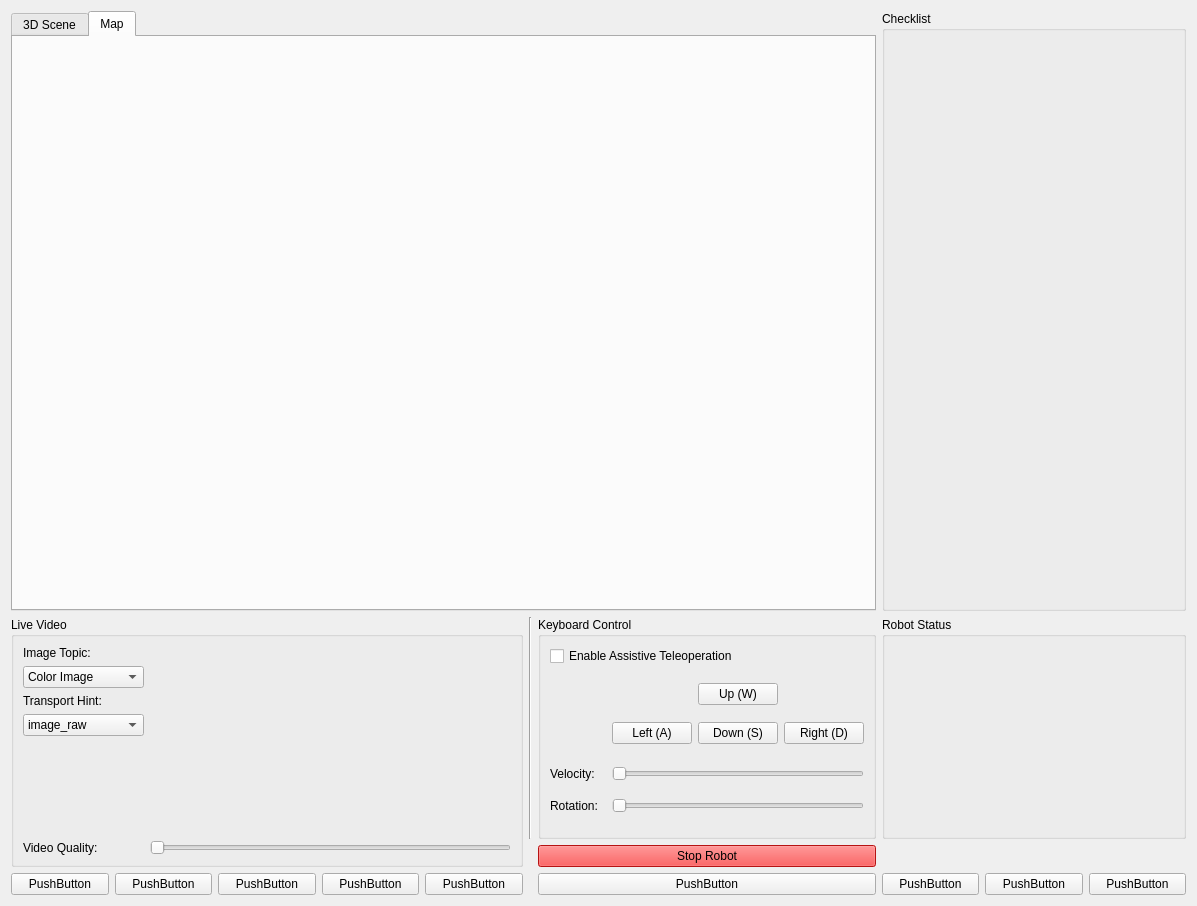
<?xml version="1.0" encoding="UTF-8"?>
<ui version="4.0">
 <class>RvizGui</class>
 <widget class="QWidget" name="RvizGui">
  <property name="geometry">
   <rect>
    <x>0</x>
    <y>0</y>
    <width>1197</width>
    <height>906</height>
   </rect>
  </property>
  <property name="windowTitle">
   <string>Health Care Robotic System</string>
  </property>
  <layout class="QGridLayout" name="gridLayout">
   <item row="8" column="6">
    <widget class="QPushButton" name="pushButton_17">
     <property name="text">
      <string>PushButton</string>
     </property>
    </widget>
   </item>
   <item row="5" column="0" rowspan="3" colspan="5">
    <widget class="QGroupBox" name="gb_livevideo">
     <property name="title">
      <string>Live Video</string>
     </property>
     <layout class="QGridLayout" name="gridLayout_3">
      <item row="0" column="0" rowspan="2">
       <layout class="QVBoxLayout" name="verticalLayout_2">
        <item>
         <widget class="QLabel" name="label_3">
          <property name="text">
           <string>Image Topic:</string>
          </property>
         </widget>
        </item>
        <item>
         <widget class="QComboBox" name="cbImageTopic">
          <item>
           <property name="text">
            <string>Color Image</string>
           </property>
          </item>
          <item>
           <property name="text">
            <string>Mono Image</string>
           </property>
          </item>
         </widget>
        </item>
        <item>
         <widget class="QLabel" name="label_4">
          <property name="text">
           <string>Transport Hint:</string>
          </property>
         </widget>
        </item>
        <item>
         <widget class="QComboBox" name="cbTransHint">
          <item>
           <property name="text">
            <string>image_raw</string>
           </property>
          </item>
          <item>
           <property name="text">
            <string>theora</string>
           </property>
          </item>
         </widget>
        </item>
        <item>
         <spacer name="verticalSpacer">
          <property name="orientation">
           <enum>Qt::Vertical</enum>
          </property>
          <property name="sizeHint" stdset="0">
           <size>
            <width>20</width>
            <height>40</height>
           </size>
          </property>
         </spacer>
        </item>
       </layout>
      </item>
      <item row="2" column="0">
       <widget class="QLabel" name="label_5">
        <property name="text">
         <string>Video Quality:</string>
        </property>
       </widget>
      </item>
      <item row="2" column="1" colspan="3">
       <widget class="QSlider" name="horizontalSlider">
        <property name="orientation">
         <enum>Qt::Horizontal</enum>
        </property>
       </widget>
      </item>
      <item row="0" column="1" rowspan="2" colspan="3">
       <layout class="QGridLayout" name="livevideo_layout"/>
      </item>
     </layout>
    </widget>
   </item>
   <item row="8" column="1">
    <widget class="QPushButton" name="pushButton_8">
     <property name="text">
      <string>PushButton</string>
     </property>
    </widget>
   </item>
   <item row="8" column="4">
    <widget class="QPushButton" name="pushButton_7">
     <property name="text">
      <string>PushButton</string>
     </property>
    </widget>
   </item>
   <item row="8" column="0">
    <widget class="QPushButton" name="pushButton_6">
     <property name="text">
      <string>PushButton</string>
     </property>
    </widget>
   </item>
   <item row="8" column="8">
    <widget class="QPushButton" name="pushButton_2">
     <property name="text">
      <string>PushButton</string>
     </property>
    </widget>
   </item>
   <item row="8" column="7">
    <widget class="QPushButton" name="pushButton">
     <property name="text">
      <string>PushButton</string>
     </property>
    </widget>
   </item>
   <item row="5" column="6" rowspan="2">
    <widget class="QGroupBox" name="gb_keyctrl">
     <property name="minimumSize">
      <size>
       <width>338</width>
       <height>216</height>
      </size>
     </property>
     <property name="title">
      <string>Keyboard Control</string>
     </property>
     <layout class="QGridLayout" name="gridLayout_6">
      <item row="1" column="0">
       <layout class="QGridLayout" name="gridLayout_5">
        <item row="1" column="4">
         <widget class="QPushButton" name="btnRight">
          <property name="text">
           <string>Right (D)</string>
          </property>
         </widget>
        </item>
        <item row="1" column="3">
         <widget class="QPushButton" name="btnDown">
          <property name="text">
           <string>Down (S)</string>
          </property>
         </widget>
        </item>
        <item row="0" column="3">
         <widget class="QPushButton" name="btnUp">
          <property name="text">
           <string>Up (W)</string>
          </property>
         </widget>
        </item>
        <item row="1" column="2">
         <widget class="QPushButton" name="btnLeft">
          <property name="text">
           <string>Left (A)</string>
          </property>
         </widget>
        </item>
        <item row="3" column="2" colspan="3">
         <widget class="QSlider" name="sliderLinearVel">
          <property name="minimum">
           <number>0</number>
          </property>
          <property name="maximum">
           <number>100</number>
          </property>
          <property name="orientation">
           <enum>Qt::Horizontal</enum>
          </property>
         </widget>
        </item>
        <item row="4" column="2" colspan="3">
         <widget class="QSlider" name="sliderAngularVel">
          <property name="minimum">
           <number>0</number>
          </property>
          <property name="maximum">
           <number>100</number>
          </property>
          <property name="orientation">
           <enum>Qt::Horizontal</enum>
          </property>
         </widget>
        </item>
        <item row="3" column="0">
         <widget class="QLabel" name="label">
          <property name="text">
           <string>Velocity:</string>
          </property>
         </widget>
        </item>
        <item row="4" column="0">
         <widget class="QLabel" name="label_2">
          <property name="text">
           <string>Rotation:</string>
          </property>
         </widget>
        </item>
        <item row="2" column="2" colspan="3">
         <spacer name="horizontalSpacer">
          <property name="orientation">
           <enum>Qt::Horizontal</enum>
          </property>
          <property name="sizeHint" stdset="0">
           <size>
            <width>40</width>
            <height>5</height>
           </size>
          </property>
         </spacer>
        </item>
       </layout>
      </item>
      <item row="0" column="0">
       <widget class="QCheckBox" name="checkBox">
        <property name="text">
         <string>Enable Assistive Teleoperation</string>
        </property>
       </widget>
      </item>
     </layout>
    </widget>
   </item>
   <item row="5" column="7" rowspan="2" colspan="3">
    <widget class="QGroupBox" name="gb_robotstatus">
     <property name="title">
      <string>Robot Status</string>
     </property>
    </widget>
   </item>
   <item row="8" column="9">
    <widget class="QPushButton" name="pushButton_3">
     <property name="text">
      <string>PushButton</string>
     </property>
    </widget>
   </item>
   <item row="0" column="7" rowspan="5" colspan="3">
    <widget class="QGroupBox" name="gb_checklist">
     <property name="title">
      <string>Checklist</string>
     </property>
    </widget>
   </item>
   <item row="8" column="3">
    <widget class="QPushButton" name="pushButton_9">
     <property name="text">
      <string>PushButton</string>
     </property>
    </widget>
   </item>
   <item row="0" column="0" rowspan="5" colspan="7">
    <widget class="QTabWidget" name="tab_display">
     <property name="minimumSize">
      <size>
       <width>750</width>
       <height>600</height>
      </size>
     </property>
     <property name="currentIndex">
      <number>1</number>
     </property>
     <widget class="QWidget" name="tab_3dscene">
      <attribute name="title">
       <string>3D Scene</string>
      </attribute>
      <layout class="QVBoxLayout" name="verticalLayout">
       <item>
        <layout class="QHBoxLayout" name="display3d_layout"/>
       </item>
      </layout>
     </widget>
     <widget class="QWidget" name="tab_map">
      <attribute name="title">
       <string>Map</string>
      </attribute>
      <layout class="QHBoxLayout" name="horizontalLayout">
       <item>
        <layout class="QGridLayout" name="map_layout"/>
       </item>
      </layout>
     </widget>
    </widget>
   </item>
   <item row="7" column="6">
    <widget class="QPushButton" name="pushButton_4">
     <property name="styleSheet">
      <string notr="true">background-color: rgb(255, 26, 26);</string>
     </property>
     <property name="text">
      <string>Stop Robot</string>
     </property>
    </widget>
   </item>
   <item row="5" column="5" rowspan="2">
    <widget class="Line" name="line">
     <property name="orientation">
      <enum>Qt::Vertical</enum>
     </property>
    </widget>
   </item>
   <item row="8" column="2">
    <widget class="QPushButton" name="pushButton_5">
     <property name="text">
      <string>PushButton</string>
     </property>
    </widget>
   </item>
  </layout>
 </widget>
 <resources/>
 <connections/>
</ui>
